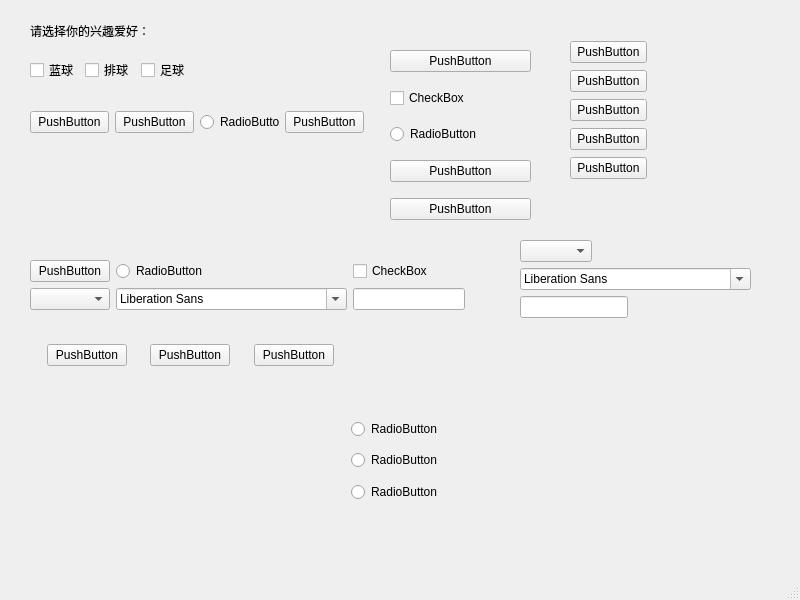
<?xml version="1.0" encoding="UTF-8"?>
<ui version="4.0">
 <class>MainWindow</class>
 <widget class="QMainWindow" name="MainWindow">
  <property name="geometry">
   <rect>
    <x>0</x>
    <y>0</y>
    <width>800</width>
    <height>600</height>
   </rect>
  </property>
  <property name="windowTitle">
   <string>MainWindow</string>
  </property>
  <widget class="QWidget" name="centralwidget">
   <widget class="QLabel" name="label">
    <property name="geometry">
     <rect>
      <x>30</x>
      <y>20</y>
      <width>131</width>
      <height>21</height>
     </rect>
    </property>
    <property name="text">
     <string>请选择你的兴趣爱好：</string>
    </property>
   </widget>
   <widget class="QWidget" name="horizontalLayoutWidget">
    <property name="geometry">
     <rect>
      <x>30</x>
      <y>50</y>
      <width>160</width>
      <height>41</height>
     </rect>
    </property>
    <layout class="QHBoxLayout" name="horizontalLayout">
     <item>
      <widget class="QCheckBox" name="checkBox_2">
       <property name="text">
        <string>蓝球</string>
       </property>
      </widget>
     </item>
     <item>
      <widget class="QCheckBox" name="checkBox">
       <property name="text">
        <string>排球</string>
       </property>
      </widget>
     </item>
     <item>
      <widget class="QCheckBox" name="checkBox_3">
       <property name="text">
        <string>足球</string>
       </property>
      </widget>
     </item>
    </layout>
   </widget>
   <widget class="QWidget" name="verticalLayoutWidget">
    <property name="geometry">
     <rect>
      <x>390</x>
      <y>40</y>
      <width>141</width>
      <height>191</height>
     </rect>
    </property>
    <layout class="QVBoxLayout" name="verticalLayout">
     <item>
      <widget class="QPushButton" name="pushButton_6">
       <property name="text">
        <string>PushButton</string>
       </property>
      </widget>
     </item>
     <item>
      <widget class="QCheckBox" name="checkBox_4">
       <property name="text">
        <string>CheckBox</string>
       </property>
      </widget>
     </item>
     <item>
      <widget class="QRadioButton" name="radioButton_2">
       <property name="text">
        <string>RadioButton</string>
       </property>
      </widget>
     </item>
     <item>
      <widget class="QPushButton" name="pushButton_5">
       <property name="text">
        <string>PushButton</string>
       </property>
      </widget>
     </item>
     <item>
      <widget class="QPushButton" name="pushButton_4">
       <property name="text">
        <string>PushButton</string>
       </property>
      </widget>
     </item>
    </layout>
   </widget>
   <widget class="QRadioButton" name="radioButton_4">
    <property name="geometry">
     <rect>
      <x>351</x>
      <y>452</y>
      <width>89</width>
      <height>16</height>
     </rect>
    </property>
    <property name="text">
     <string>RadioButton</string>
    </property>
   </widget>
   <widget class="QRadioButton" name="radioButton_5">
    <property name="geometry">
     <rect>
      <x>351</x>
      <y>421</y>
      <width>89</width>
      <height>16</height>
     </rect>
    </property>
    <property name="text">
     <string>RadioButton</string>
    </property>
   </widget>
   <widget class="QRadioButton" name="radioButton_6">
    <property name="geometry">
     <rect>
      <x>351</x>
      <y>484</y>
      <width>89</width>
      <height>16</height>
     </rect>
    </property>
    <property name="text">
     <string>RadioButton</string>
    </property>
   </widget>
   <widget class="QWidget" name="">
    <property name="geometry">
     <rect>
      <x>30</x>
      <y>110</y>
      <width>334</width>
      <height>25</height>
     </rect>
    </property>
    <layout class="QHBoxLayout" name="horizontalLayout_2">
     <item>
      <widget class="QPushButton" name="pushButton">
       <property name="text">
        <string>PushButton</string>
       </property>
      </widget>
     </item>
     <item>
      <widget class="QPushButton" name="pushButton_2">
       <property name="text">
        <string>PushButton</string>
       </property>
      </widget>
     </item>
     <item>
      <widget class="QRadioButton" name="radioButton">
       <property name="text">
        <string>RadioButton</string>
       </property>
      </widget>
     </item>
     <item>
      <widget class="QPushButton" name="pushButton_3">
       <property name="text">
        <string>PushButton</string>
       </property>
      </widget>
     </item>
    </layout>
   </widget>
   <widget class="QWidget" name="">
    <property name="geometry">
     <rect>
      <x>570</x>
      <y>40</y>
      <width>77</width>
      <height>141</height>
     </rect>
    </property>
    <layout class="QVBoxLayout" name="verticalLayout_2">
     <item>
      <widget class="QPushButton" name="pushButton_7">
       <property name="text">
        <string>PushButton</string>
       </property>
      </widget>
     </item>
     <item>
      <widget class="QPushButton" name="pushButton_8">
       <property name="text">
        <string>PushButton</string>
       </property>
      </widget>
     </item>
     <item>
      <widget class="QPushButton" name="pushButton_9">
       <property name="text">
        <string>PushButton</string>
       </property>
      </widget>
     </item>
     <item>
      <widget class="QPushButton" name="pushButton_10">
       <property name="text">
        <string>PushButton</string>
       </property>
      </widget>
     </item>
     <item>
      <widget class="QPushButton" name="pushButton_11">
       <property name="text">
        <string>PushButton</string>
       </property>
      </widget>
     </item>
    </layout>
   </widget>
   <widget class="QWidget" name="">
    <property name="geometry">
     <rect>
      <x>30</x>
      <y>260</y>
      <width>435</width>
      <height>51</height>
     </rect>
    </property>
    <layout class="QGridLayout" name="gridLayout">
     <item row="0" column="0">
      <widget class="QPushButton" name="pushButton_12">
       <property name="text">
        <string>PushButton</string>
       </property>
      </widget>
     </item>
     <item row="0" column="1">
      <widget class="QRadioButton" name="radioButton_3">
       <property name="text">
        <string>RadioButton</string>
       </property>
      </widget>
     </item>
     <item row="0" column="2">
      <widget class="QCheckBox" name="checkBox_5">
       <property name="text">
        <string>CheckBox</string>
       </property>
      </widget>
     </item>
     <item row="1" column="0">
      <widget class="QComboBox" name="comboBox"/>
     </item>
     <item row="1" column="1">
      <widget class="QFontComboBox" name="fontComboBox"/>
     </item>
     <item row="1" column="2">
      <widget class="QLineEdit" name="lineEdit"/>
     </item>
    </layout>
   </widget>
   <widget class="QWidget" name="">
    <property name="geometry">
     <rect>
      <x>520</x>
      <y>240</y>
      <width>264</width>
      <height>271</height>
     </rect>
    </property>
    <layout class="QFormLayout" name="formLayout">
     <item row="0" column="0">
      <widget class="QComboBox" name="comboBox_2"/>
     </item>
     <item row="1" column="0">
      <widget class="QFontComboBox" name="fontComboBox_2"/>
     </item>
     <item row="2" column="0">
      <widget class="QLineEdit" name="lineEdit_2"/>
     </item>
    </layout>
   </widget>
   <widget class="QWidget" name="">
    <property name="geometry">
     <rect>
      <x>30</x>
      <y>330</y>
      <width>321</width>
      <height>51</height>
     </rect>
    </property>
    <layout class="QHBoxLayout" name="horizontalLayout_3">
     <item>
      <spacer name="horizontalSpacer_3">
       <property name="orientation">
        <enum>Qt::Horizontal</enum>
       </property>
       <property name="sizeHint" stdset="0">
        <size>
         <width>40</width>
         <height>20</height>
        </size>
       </property>
      </spacer>
     </item>
     <item>
      <widget class="QPushButton" name="pushButton_13">
       <property name="text">
        <string>PushButton</string>
       </property>
      </widget>
     </item>
     <item>
      <spacer name="horizontalSpacer">
       <property name="orientation">
        <enum>Qt::Horizontal</enum>
       </property>
       <property name="sizeHint" stdset="0">
        <size>
         <width>40</width>
         <height>20</height>
        </size>
       </property>
      </spacer>
     </item>
     <item>
      <widget class="QPushButton" name="pushButton_14">
       <property name="text">
        <string>PushButton</string>
       </property>
      </widget>
     </item>
     <item>
      <spacer name="horizontalSpacer_2">
       <property name="orientation">
        <enum>Qt::Horizontal</enum>
       </property>
       <property name="sizeHint" stdset="0">
        <size>
         <width>40</width>
         <height>20</height>
        </size>
       </property>
      </spacer>
     </item>
     <item>
      <widget class="QPushButton" name="pushButton_15">
       <property name="text">
        <string>PushButton</string>
       </property>
      </widget>
     </item>
     <item>
      <spacer name="horizontalSpacer_4">
       <property name="orientation">
        <enum>Qt::Horizontal</enum>
       </property>
       <property name="sizeHint" stdset="0">
        <size>
         <width>40</width>
         <height>20</height>
        </size>
       </property>
      </spacer>
     </item>
    </layout>
   </widget>
  </widget>
  <widget class="QMenuBar" name="menubar">
   <property name="geometry">
    <rect>
     <x>0</x>
     <y>0</y>
     <width>800</width>
     <height>23</height>
    </rect>
   </property>
  </widget>
  <widget class="QStatusBar" name="statusbar"/>
 </widget>
 <resources/>
 <connections/>
</ui>
